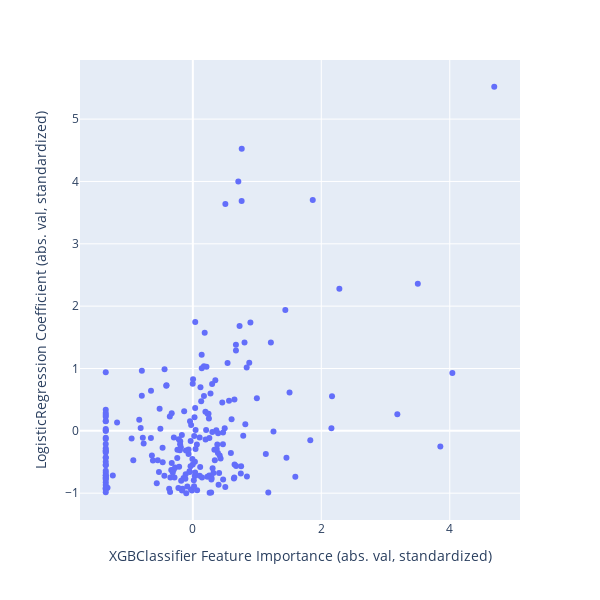

The notebook cell this image was saved under:
### Code cell
plot_feature_scatter(best_xgb, best_lr, features_list)

### Figure 1 — Plotly figure (JSON) as saved in the notebook; plotly's stock layout.template omitted (floating-point values rounded to 4 significant figures; data arrays with more than 128 entries replaced by an {"elided": "..."} marker saying what was removed)
{"data": [{"hoverlabel": {"namelength": 0}, "hovertemplate": "<b>%{hovertext}</b><br><br>XGBClassifier Feature Importance (abs. val, standardized)=%{x}<br>LogisticRegression Coefficient (abs. val, standardized)=%{y}", "hovertext": {"elided": "212 str values"}, "legendgroup": "", "marker": {"color": "#636efa", "symbol": "circle"}, "mode": "markers", "name": "", "showlegend": false, "type": "scatter", "x": {"elided": "212 float values"}, "xaxis": "x", "y": {"elided": "212 float values"}, "yaxis": "y"}], "layout": {"height": 600, "legend": {"tracegroupgap": 0}, "margin": {"t": 60}, "width": 600, "xaxis": {"anchor": "y", "autorange": true, "domain": [0, 1], "range": [-1.757, 5.094], "title": {"text": "XGBClassifier Feature Importance (abs. val, standardized)"}, "type": "linear"}, "yaxis": {"anchor": "x", "autorange": true, "domain": [0, 1], "range": [-1.43, 5.948], "title": {"text": "LogisticRegression Coefficient (abs. val, standardized)"}, "type": "linear"}}}
